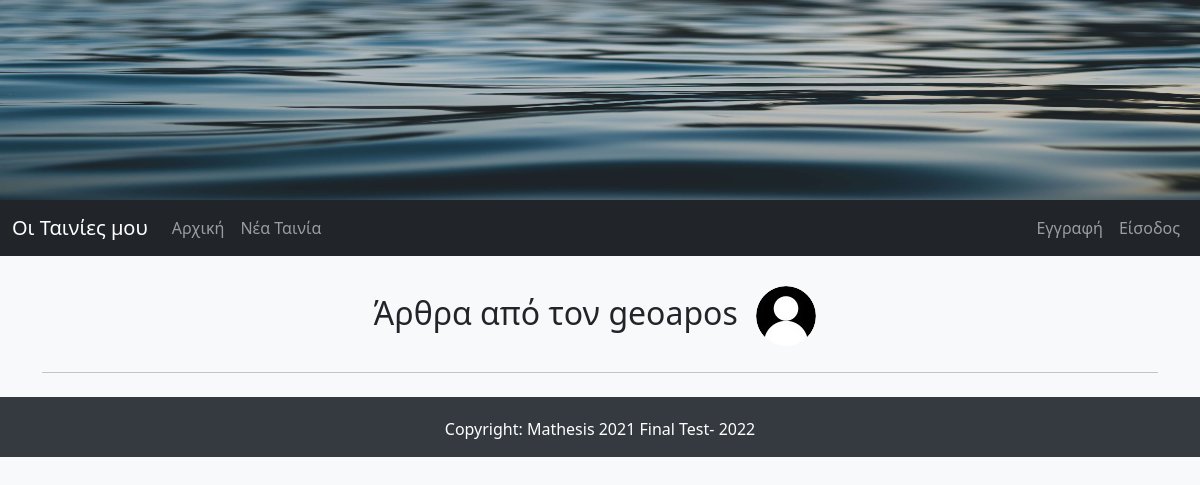
Before: /movies_by_author/4 with the older database file.
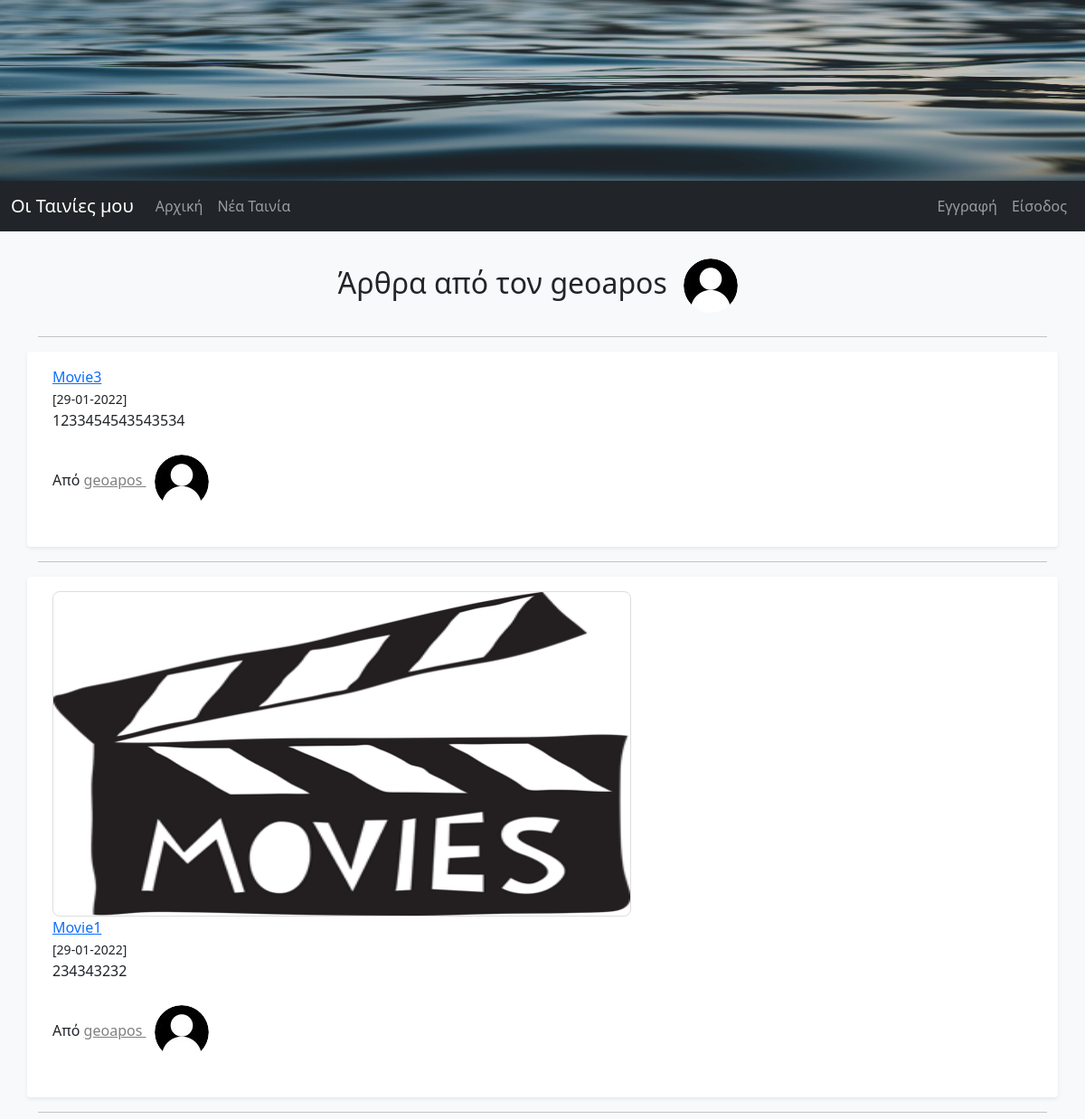
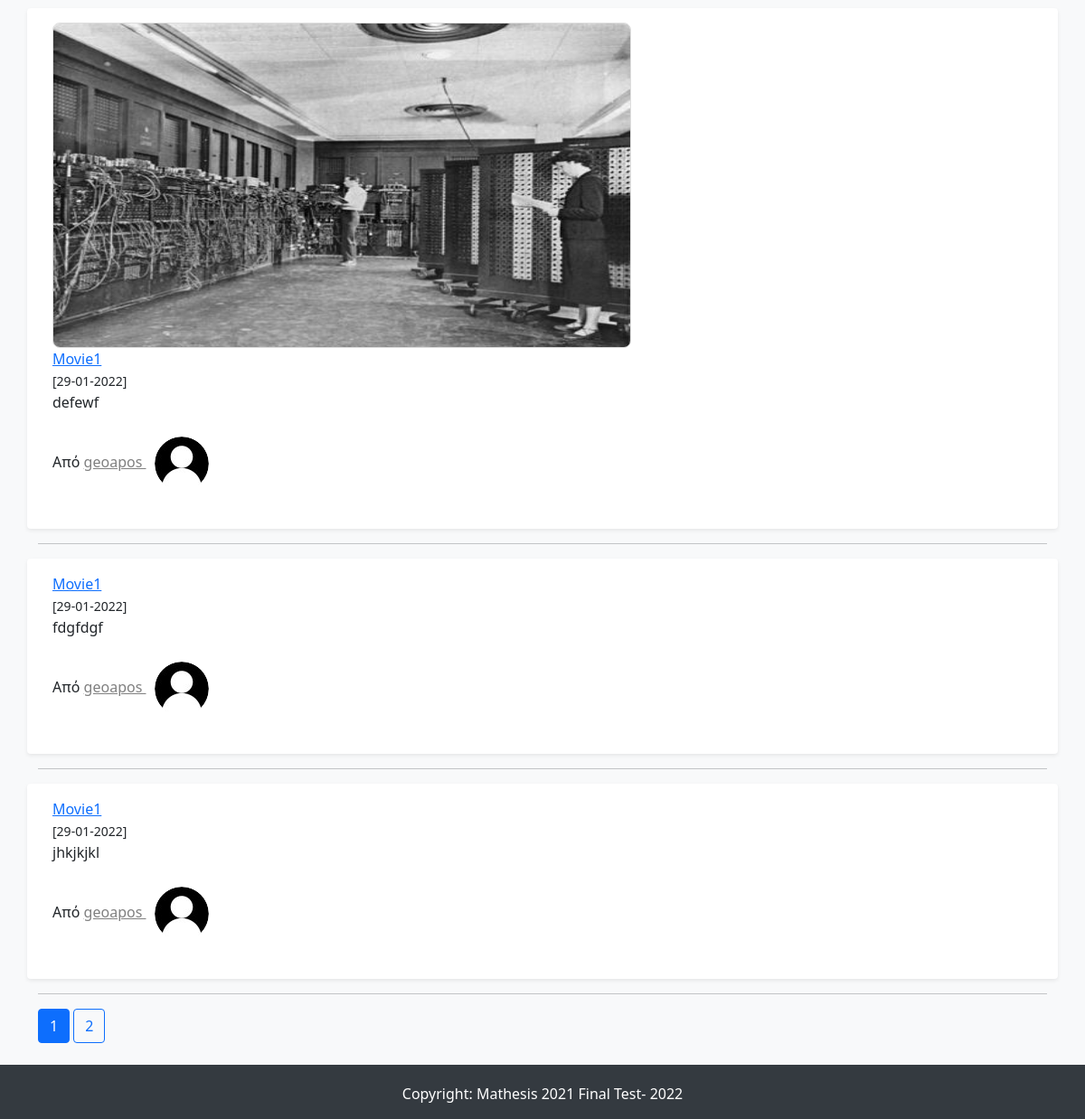
After: the same page with the newer database file (2 pictures, top to bottom).
### ImdbApp/models.py (models this page shows, shortened)
class User(db.Model, UserMixin):
    id = db.Column(db.Integer, primary_key=True)
    username = db.Column(db.String(15), unique=True, nullable=False)
    email = db.Column(db.String(150), unique=True, nullable=False)
    password = db.Column(db.String(36), nullable=False)
    profile_image = db.Column(db.String(30), default='default_profile_image.jpg')
    movies = db.relationship('Movie', backref='author', lazy=True)

class Movie(db.Model):
    id = db.Column(db.Integer, primary_key=True)
    movie_title = db.Column(db.String(50), nullable=False)
    movie_body = db.Column(db.Text(), nullable=False)
    movie_image = db.Column(db.String(30), nullable=False, default='default_movie_image.jpg')
    date_created = db.Column(db.DateTime, nullable=False, default=datetime.utcnow)
    release_year = db.Column(db.String(4), nullable=False)
    rating = db.Column(db.String(2), nullable=False)
    user_id = db.Column(db.Integer, db.ForeignKey('user.id'), nullable=False)

### ImdbApp/routes.py (the view)
@app.route("/movies_by_author/<int:author_id>")
def movies_by_author(author_id):
    user = User.query.get_or_404(author_id)
    page = request.args.get("page", 1, type=int)
    movies = Movie.query.filter_by(author=user).order_by(Movie.date_created.desc()).paginate(per_page=5, page=page)
    return render_template("movies_by_author.html", movies=movies, author=user)

### ImdbApp/templates/movies_by_author.html (shortened to what this page needs)
{% extends "base.html" %}
{% block content %}
    <h2 class="aba_header">
      Άρθρα από τον {{ author.username }}
      <img class="rounded-circle profile-image" alt="{{ author.username }}" src="{{ url_for('static', filename='images/profiles_images/'+author.profile_image) }}" data-holder-rendered="true" data-bs-toggle="tooltip" data-bs-placement="top" title="{{ author.username }}">
    </h2>
    <hr>
{% if movies %}
    {% for movie in movies.items %}
        <div class="row my-3 p-3 bg-body rounded shadow-sm">
          <div class="col col-md-12">
            {% if movie.movie_image and movie.movie_image != 'default_movie_image.jpg' %}
              <img src="{{ url_for('static', filename='images/movies_images/'+movie.movie_image) }}" alt="" class="img-responsive a_image" width="640px" height="360px">
            {% endif %}
          </div>
          <div class="col col-md-12">
            <div class="main-movie-title">
              <a class="movie_title" href="{{ url_for('full_movie', movie_id=movie.id) }}">{{ movie.movie_title | safe }}</a>
            </div>
            <small class="movie_date">[{{ movie.date_created.strftime('%d-%m-%Y') }}]</small>
            <p class="main-movie-partial-text">
              {{ movie.movie_body | truncate(255) | safe }}
            </p>
            <p class="">Από
              <span>
                <a class="author-name" href="{{ url_for('movies_by_author', author_id=movie.author.id) }}"> {{ movie.author.username }}
                  <img class="rounded-circle profile-image" alt="{{ movie.author.username }}" src="{{ url_for('static', filename='images/profiles_images/'+movie.author.profile_image) }}" data-holder-rendered="true" data-bs-toggle="tooltip" data-bs-placement="top" title="{{ movie.author.username }}">
                </a>
              </span>
            </p>
          </div>
        </div>
        <hr>
    {% endfor %}
{% endif %}
    {% for page_number in movies.iter_pages(left_edge=1, right_edge=1, left_current=1, right_current=2) %}
        {% if page_number %}
            {% if movies.page == page_number %}
                <a class="btn btn-primary" href="{{ url_for('movies_by_author', author_id=author.id, page=page_number) }}">{{ page_number }}</a>
            {% else %}
                <a class="btn btn-outline-primary" href="{{ url_for('movies_by_author', author_id=author.id, page=page_number) }}">{{ page_number }}</a>
            {% endif %}
        {% else %}
            <span>...</span>
        {% endif %}
    {% endfor %}
{% endblock content %}

### ImdbApp/templates/base.html (shortened to what this page needs)
<!DOCTYPE html>
<html>
<head>
    <link href="https://cdn.jsdelivr.net/npm/bootstrap@5.1.1/dist/css/bootstrap.min.css" rel="stylesheet">
    <link rel="stylesheet" type="text/css" href="{{ url_for('static', filename='css/styles.css') }}">
</head>
<body>
    <img src="{{ url_for('static', filename='images/jumbotron.jpg') }}" width="100%" height="200px" class="img-responsive">
    {% include "navbar.html" %}
    <main role="main" class="container">
        {% block content %}
        {% endblock content %}
    </main>
    {% include "footer.html" %}
</body>
</html>

### ImdbApp/templates/navbar.html (shortened to what this page needs)
<nav class="navbar navbar-expand-lg navbar-dark bg-dark">
  <div class="container-fluid">
    <a class="navbar-brand" href="/">Οι Ταινίες μου</a>
    <div class="collapse navbar-collapse" id="navbarNav">
      <ul class="navbar-nav me-auto mb-2 mb-lg-0">
        <li class="nav-item">
          <a class="nav-link" aria-current="page" href="/">Αρχική</a>
        </li>
        <li class="nav-item">
          <a class="nav-link" href="/new_movie/">Νέα Ταινία</a>
        </li>
      </ul>
      <ul class="nav navbar-nav navbar-right">
        {% if current_user.is_authenticated %}
          <li class="nav-item dropdown">
            <a class="nav-link dropdown-toggle" href="#" id="navbarDropdown" role="button" data-bs-toggle="dropdown" aria-expanded="false">
              <img class="rounded-circle navbar-profile-image" src="{{ url_for('static', filename='images/profiles_images/'+current_user.profile_image) }}" alt="{{ current_user.username }}" data-holder-rendered="true" data-bs-toggle="tooltip" data-bs-placement="top", title="{{ current_user.username }}" >
            </a>
            <ul class="dropdown-menu" aria-labelledby="navbarDropdown">
              <li>
                <a class="dropdown-item" href="/account/">{{ current_user.username }}</a>
              </li>
              <li>
                <a class="dropdown-item" href="/logout/">Έξοδος</a>
              </li>
            </ul>
          </li>
        {% else %}
          <li class="nav-item">
            <a class="nav-link" href="/signup/">Εγγραφή</a>
          </li>
          <li class="nav-item">
            <a class="nav-link" href="/login/">Είσοδος</a>
          </li>
        {% endif %}
      </ul>
    </div>
  </div>
</nav>

### ImdbApp/templates/footer.html (shortened to what this page needs)
  <footer class="page-footer font-small stylish-color-dark pt-1 mt-4">
    <div class="footer-copyright py-3 text-center">
        Copyright: Mathesis 2021 Final Test-
    </div>
  </footer>

### ImdbApp/static/css/styles.css (style rules this page uses)
body { background-color: #f8f9fa; }
.container { margin-top: 20px; }
.author-name:link { color: gray; }
.main-article-category:hover,.main-article-title:hover,.author-name { text-decoration: underline; color: black; }
footer { color: #fff; background-color: #343a40; }
.row { margin-top: 20px; }
.profile-image { width: 60px; height: 60px; margin: 10px; }
.a_image { border: 1px solid #ddd; border-radius: 8px; }
.aba_header { text-align: center; }

Changed rows visible on the page:
added Movie: movie_title "Movie3", date_created "29-01-2022", movie_body "1233454543543534", author.username "geoapos", profile_image (placeholder picture)
added Movie: movie_image (picture), movie_title "Movie1", date_created "29-01-2022", movie_body "234343232", author.username "geoapos", profile_image (placeholder picture)
added Movie: movie_image (picture), movie_title "Movie1", date_created "29-01-2022", movie_body "defewf", author.username "geoapos", profile_image (placeholder picture)
added Movie: movie_title "Movie1", date_created "29-01-2022", movie_body "fdgfdgf", author.username "geoapos", profile_image (placeholder picture)
added Movie: movie_title "Movie1", date_created "29-01-2022", movie_body "jhkjkjkl", author.username "geoapos", profile_image (placeholder picture)
Other visible differences:
new list line: "1"
new list line: "2"
